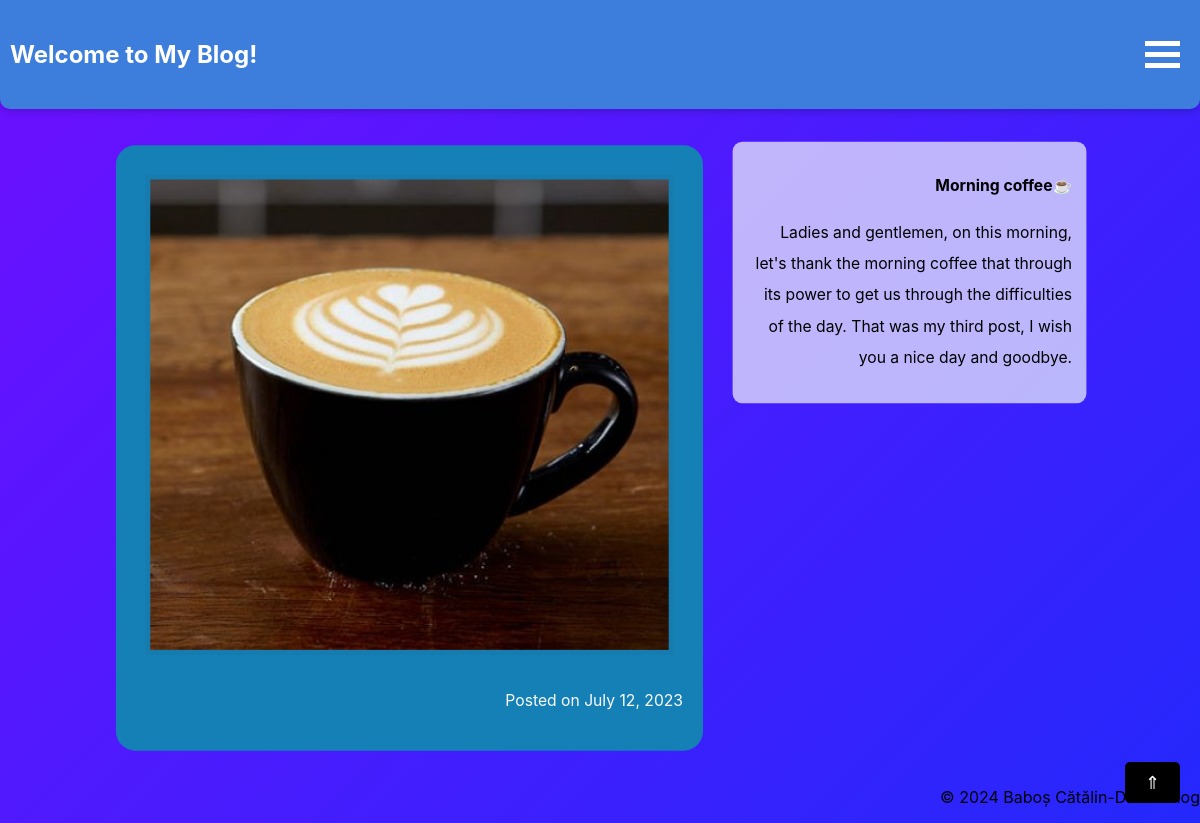
The app's page /post/2/ with its own data.
### myapp/models.py (models this page shows)
class Post(models.Model):
    title = models.CharField(max_length=1000)
    post_date = models.DateField()
    image = models.ImageField(upload_to='static/')
    paragraph = models.TextField(max_length=1000)
    more_details_for_the_dedicated_page = models.TextField(max_length=1000,default=' ')

### myapp/views.py (the view)
# urls.py: path('post/<int:post_id>/', views.post_detail, name='post_detail'),
def post_detail(request, post_id):
    post = get_object_or_404(Post, pk=post_id)
    return render(request, './html/post_detail.html', {'post': post})

### myapp/templates/html/post_detail.html (shortened to what this page needs)
<!DOCTYPE html>
<html lang="en">
<head>
    {% load static %}
    <link rel="stylesheet" type="text/css" href="{% static 'css/index.css' %}">
    <link rel="stylesheet" href="{% static 'css/menu.css' %}">
    <link rel="stylesheet" href="{% static 'css/BackToTheTop.css' %}">
    <link rel="stylesheet" href="{% static 'css/searchPosts.css' %}">
    <link rel="stylesheet" href="https://cdnjs.cloudflare.com/ajax/libs/font-awesome/4.7.0/css/font-awesome.min.css">
</head>
<body>
    <header>
        <h1>Welcome to My Blog!</h1>
        <nav>
            <div class="MenuButton" onclick="Menu(this)">
                <div class="bar1"></div>
                <div class="bar2"></div>
                <div class="bar3"></div>
              </div>
        </nav>
    </header>
    <main>
        <section>
            <div class="post">
                <div class="post-image-container">
                    <div class="box2">
                        <img src="{{ post.image.url }}" class="post-image" alt="{{ post.title }}">
                        <p style="color: rgba(251, 251, 251, 0.995);"> Posted on {{ post.post_date }}</p>
                    </div>
                </div>
                <div class="post-text">
                    <div class="box">
                        <h2>{{ post.title }}</h2>
                        <p>{{ post.paragraph }}</p>
                    </div>
                </div>
            </div>
        </section>
    </main>
    <footer>
        <a href="#" onclick="toTop(); return false;" class="back-to-top">⇑</a>
        <p>© 2024 Baboș Cătălin-Daniel Blog</p>
    </footer>
</body>
</html>

### static/css/index.css (style rules this page uses)
body { font-family: 'Georgia', serif; color: #000; background-size: cover; text-align: center; margin: auto; font-family: -apple-system, BlinkMacSystemFont, sans-serif; overflow: auto; background: linear-gradient(315deg, rgb(39, 247, 230) 3%, rgb(35, 122, 228) 38%, rgb(15, 47, 251) 68%, rgb(104, 17, 255) 98%); animation: gradient 15s ease infinite; background-size: 400% 400%; background-attachment: fixed; }
.post { transition: all 0.5s ease; }
.post { margin-bottom: 50px; margin: 30px 200px; display: flex; justify-content: space-between; }
.post-text, .post-image-container { flex: 1; padding: 10px; box-sizing: border-box; text-align: right; }
p { text-align: right; display: flex; justify-content: right; align-items: right; }
.post h2, .post p { color: #000000; font-size: 18px; margin-left: 1px; line-height: 2; }
img.post-image { height: 480px; width: auto; border: 5px solid #3333330e; margin: 10px; }
header { background-color: #3d7ddc; padding: 15px 0; display: flex; justify-content: space-between; align-items: center; border-bottom-left-radius: 10px; border-bottom-right-radius: 10px; box-shadow: 0px 3px 6px rgba(0, 0, 0, 0.16); }
.box { width: auto; height: auto; background-color: #f5f9fbb1; transform: scale(0.980); transition: transform 0.3s ease; border-radius: 10px; padding: 15px; }
.box2 { width: auto; height: auto; background-color: #1580b6; transform: scale(0.980); transition: transform 0.3s ease; border-radius: 20px; padding: 20px; }
h1 { color: #ffffff; font-size: 24px; margin: 10px 10px; text-align: center; }
h1 { animation: juggle 5s infinite; }
nav { display: flex; }
@media (max-width: 1200px) { .post { margin: 20px 100px; } }
@media (max-width: 1200px) { .post h2, .post p { font-size: 16px; } }

### static/css/menu.css (style rules this page uses)
.MenuButton { margin: 20px; cursor: pointer; }
.bar1, .bar2, .bar3 { width: 35px; height: 5px; background-color: #ffffff; margin: 6px 0; transition: 0.4s; }

### static/css/BackToTheTop.css (style rules this page uses)
.back-to-top { position: fixed; bottom: 20px; right: 20px; text-decoration: none; color: white; background-color: black; padding: 10px 20px; border-radius: 5px; font-size: 18px; }

### records on screen
Post: image (picture), post_date "July 12, 2023", title "Morning coffee☕", paragraph "Ladies and gentlemen, on this morning, let's thank the morning coffee that through its power to get us through the difficulties of the day. That was my third post, I wish you a nice day and goodbye."
